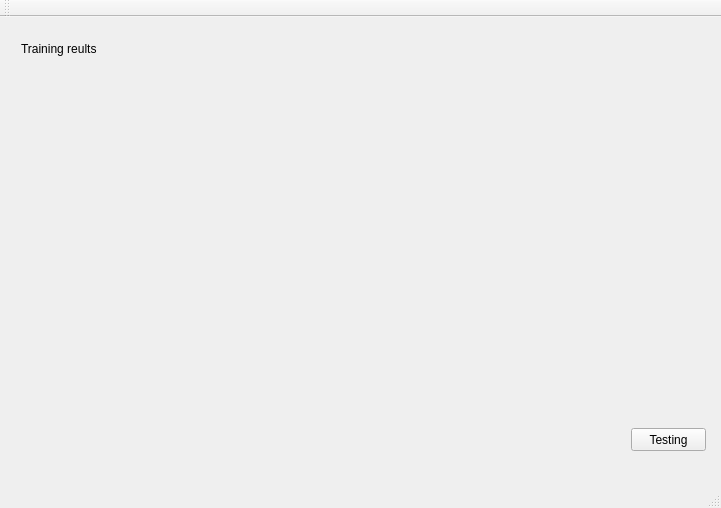
<?xml version="1.0" encoding="UTF-8"?>
<ui version="4.0">
 <class>fuzzy_window</class>
 <widget class="QMainWindow" name="fuzzy_window">
  <property name="geometry">
   <rect>
    <x>0</x>
    <y>0</y>
    <width>721</width>
    <height>508</height>
   </rect>
  </property>
  <property name="windowTitle">
   <string>proba</string>
  </property>
  <widget class="QWidget" name="centralWidget">
   <layout class="QGridLayout" name="gridLayout_2">
    <item row="0" column="1">
     <widget class="QStackedWidget" name="stackedWidget">
      <property name="currentIndex">
       <number>1</number>
      </property>
      <widget class="QWidget" name="page_0">
       <widget class="QPushButton" name="pbStartTraining">
        <property name="geometry">
         <rect>
          <x>270</x>
          <y>210</y>
          <width>111</width>
          <height>31</height>
         </rect>
        </property>
        <property name="text">
         <string>Start Training</string>
        </property>
       </widget>
       <widget class="QLabel" name="label_3">
        <property name="geometry">
         <rect>
          <x>10</x>
          <y>0</y>
          <width>131</width>
          <height>71</height>
         </rect>
        </property>
        <property name="text">
         <string>Choose the controller:</string>
        </property>
       </widget>
       <widget class="QRadioButton" name="rbNeural">
        <property name="geometry">
         <rect>
          <x>10</x>
          <y>60</y>
          <width>121</width>
          <height>20</height>
         </rect>
        </property>
        <property name="text">
         <string>Neural Network</string>
        </property>
       </widget>
       <widget class="QRadioButton" name="rbTables">
        <property name="geometry">
         <rect>
          <x>10</x>
          <y>100</y>
          <width>111</width>
          <height>20</height>
         </rect>
        </property>
        <property name="text">
         <string>Tables</string>
        </property>
       </widget>
       <widget class="QLabel" name="label">
        <property name="geometry">
         <rect>
          <x>440</x>
          <y>20</y>
          <width>211</width>
          <height>31</height>
         </rect>
        </property>
        <property name="text">
         <string>Name the file:</string>
        </property>
       </widget>
       <widget class="QLineEdit" name="lefilename">
        <property name="geometry">
         <rect>
          <x>440</x>
          <y>60</y>
          <width>113</width>
          <height>22</height>
         </rect>
        </property>
       </widget>
       <widget class="QLabel" name="lTraining">
        <property name="geometry">
         <rect>
          <x>120</x>
          <y>280</y>
          <width>421</width>
          <height>101</height>
         </rect>
        </property>
        <property name="font">
         <font>
          <pointsize>16</pointsize>
         </font>
        </property>
        <property name="text">
         <string/>
        </property>
        <property name="alignment">
         <set>Qt::AlignCenter</set>
        </property>
       </widget>
      </widget>
      <widget class="QWidget" name="page_1">
       <widget class="QLabel" name="label_2">
        <property name="geometry">
         <rect>
          <x>10</x>
          <y>0</y>
          <width>591</width>
          <height>41</height>
         </rect>
        </property>
        <property name="text">
         <string>Training reults</string>
        </property>
       </widget>
       <widget class="QPushButton" name="pbStartTesting">
        <property name="geometry">
         <rect>
          <x>620</x>
          <y>400</y>
          <width>75</width>
          <height>23</height>
         </rect>
        </property>
        <property name="text">
         <string>Testing</string>
        </property>
       </widget>
       <widget class="QWidget" name="wTrainPlot" native="true">
        <property name="geometry">
         <rect>
          <x>-11</x>
          <y>30</y>
          <width>721</width>
          <height>361</height>
         </rect>
        </property>
       </widget>
      </widget>
      <widget class="QWidget" name="page_2">
       <widget class="QLabel" name="label_6">
        <property name="geometry">
         <rect>
          <x>10</x>
          <y>0</y>
          <width>111</width>
          <height>31</height>
         </rect>
        </property>
        <property name="text">
         <string>Testing</string>
        </property>
       </widget>
       <widget class="QWidget" name="wTestPlot" native="true">
        <property name="geometry">
         <rect>
          <x>0</x>
          <y>30</y>
          <width>701</width>
          <height>361</height>
         </rect>
        </property>
       </widget>
       <widget class="QPushButton" name="pbfinish">
        <property name="geometry">
         <rect>
          <x>600</x>
          <y>390</y>
          <width>93</width>
          <height>28</height>
         </rect>
        </property>
        <property name="text">
         <string>Finish</string>
        </property>
       </widget>
      </widget>
     </widget>
    </item>
   </layout>
  </widget>
  <widget class="QMenuBar" name="menuBar">
   <property name="geometry">
    <rect>
     <x>0</x>
     <y>0</y>
     <width>721</width>
     <height>26</height>
    </rect>
   </property>
  </widget>
  <widget class="QToolBar" name="mainToolBar">
   <attribute name="toolBarArea">
    <enum>TopToolBarArea</enum>
   </attribute>
   <attribute name="toolBarBreak">
    <bool>false</bool>
   </attribute>
  </widget>
  <widget class="QStatusBar" name="statusBar"/>
 </widget>
 <layoutdefault spacing="6" margin="11"/>
 <resources/>
 <connections/>
</ui>
